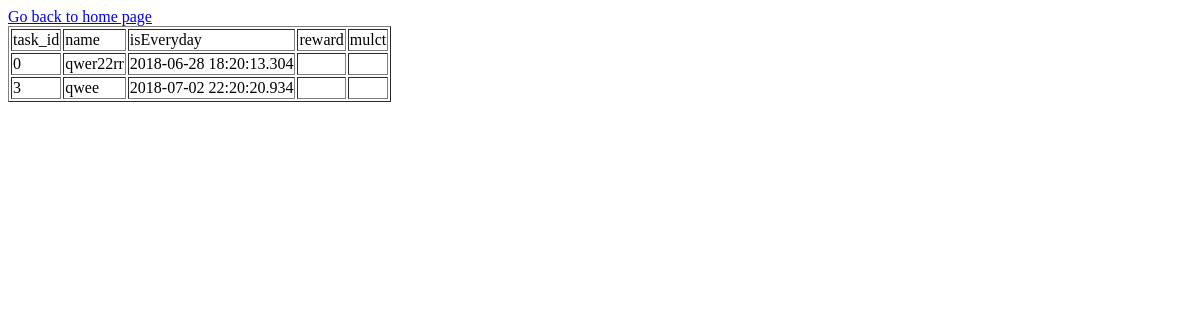
The app's page /_history, older data.
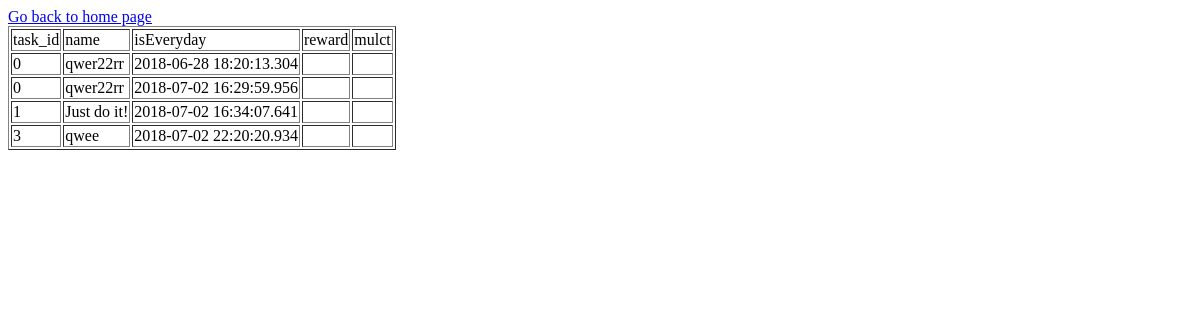
The same page, newer data.
### tables this page shows
CREATE TABLE done_tasks_history
             (task_id integer, date text);

CREATE TABLE tasks
             (task_id integer, task_name text, isEveryday integer, reward integer, mulct integer);

### main.py (the view)
@app.route("/_history")
def _history():
	titles, rows = TasksDB.getTable("'names of done tasks'")
	return render_template("list.html", rows=rows, titles=titles)

### TasksSqliteDB_class.py (called while the page is built)
	def getTable(self, tableName):
		self.cursor.execute( "SELECT * FROM {}".format(tableName) ) # НО наверно это опасно??
		return [ n[0] for n in list(self.cursor.description) ], self.cursor.fetchall() #получаем список имён столбцов и сами записи

### templates/list.html
<!doctype html>
<html>
	<body>
		<a href = "/">Go back to home page</a>
		<table border = 1>
			<thead>
				<td>task_id</td>
				<td>name</td>
				<td>isEveryday</td>
				<td>reward</td>
				<td>mulct</td>
			</thead>
			{% for row in rows %}
				<tr>
				<td>{{row[0]}}</td>
				<td>{{row[1]}}</td>
				<td>{{row[2]}}</td>
				<td>{{row[3]}}</td>
				<td>{{row[4]}}</td>
				</tr>
			{% endfor %}
		</table>
	</body>
</html>

Row changes from the older to the newer data that the page shows:
added done_tasks_history: task_id "0", task_name "qwer22rr", date "2018-07-02 16:29:59.956"
added done_tasks_history: task_id "1", task_name "Just do it!", date "2018-07-02 16:34:07.641"
